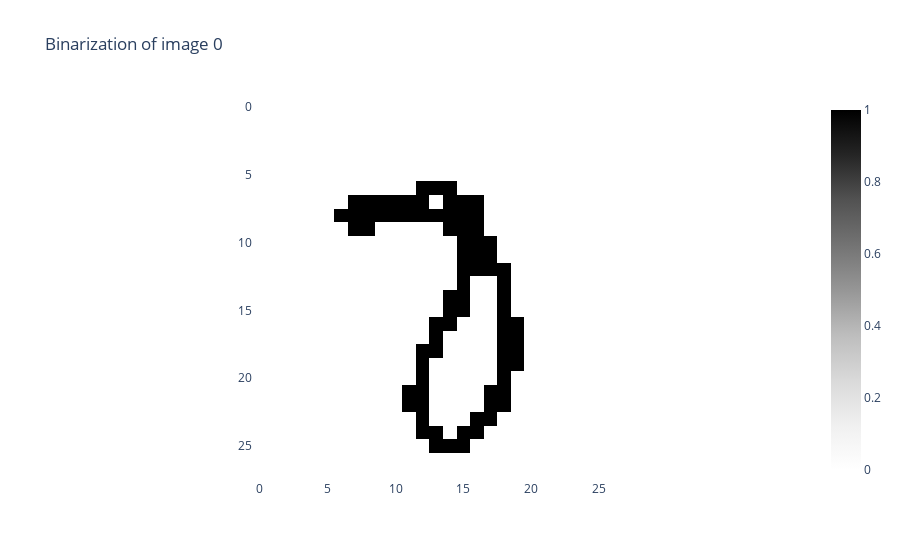

Notebook code cell kept with this figure:
### Code cell
from gtda.images import Binarizer 

# Pick out index of first 8 image 
im8_idx = np.flatnonzero(y_train == "8")[0] # Reshape to (n_samples, n_pixels_x, n_pixels_y) format 
im8 = X_train[im8_idx][None, :, :] 
binarizer = Binarizer(threshold=0.4) 
im8_binarized = binarizer.fit_transform(im8) 
binarizer.plot(im8_binarized)

### Figure 1 — Plotly figure (JSON) as saved in the notebook; plotly's stock layout.template omitted (floating-point values rounded to 4 significant figures; data arrays with more than 128 entries replaced by an {"elided": "..."} marker saying what was removed)
{"data": [{"colorscale": [[0, "rgb(255,255,255)"], [0.125, "rgb(240,240,240)"], [0.25, "rgb(217,217,217)"], [0.375, "rgb(189,189,189)"], [0.5, "rgb(150,150,150)"], [0.625, "rgb(115,115,115)"], [0.75, "rgb(82,82,82)"], [0.875, "rgb(37,37,37)"], [1, "rgb(0,0,0)"]], "type": "heatmap", "z": {"elided": "28x28 int values"}}], "layout": {"plot_bgcolor": "white", "title": {"text": "Binarization of image 0"}, "xaxis": {"constrain": "domain", "scaleanchor": "y"}, "yaxis": {"autorange": "reversed", "constrain": "domain"}}}
